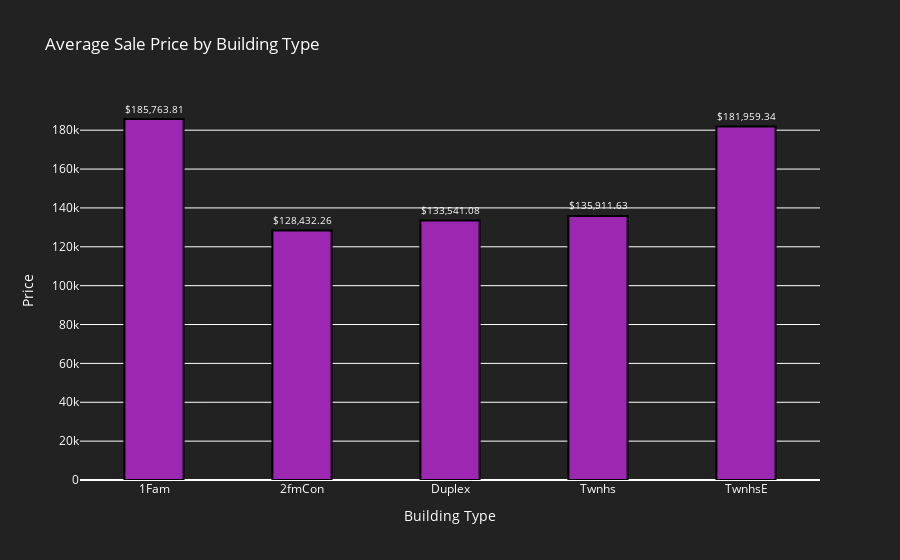

Notebook source saved alongside this figure:
### Code cell
fig2.show()

### Figure 1 — Plotly figure (JSON) as saved in the notebook; plotly's stock layout.template omitted (floating-point values rounded to 4 significant figures)
{"data": [{"marker": {"color": "rgb(156, 39, 176)", "line": {"color": "rgba(0,0,0,1)", "width": 2}, "opacity": 1}, "text": ["$185,763.81", "$128,432.26", "$133,541.08", "$135,911.63", "$181,959.34"], "textposition": "outside", "type": "bar", "width": 0.4, "x": ["1Fam", "2fmCon", "Duplex", "Twnhs", "TwnhsE"], "y": [185800.0, 128400.0, 133500.0, 135900.0, 182000.0]}], "layout": {"font": {"color": "white"}, "paper_bgcolor": "rgba(34, 34, 34, 1)", "plot_bgcolor": "rgba(34, 34, 34, 1)", "title": {"text": "Average Sale Price by Building Type"}, "xaxis": {"title": {"text": "Building Type"}}, "yaxis": {"title": {"text": "Price"}}}}
